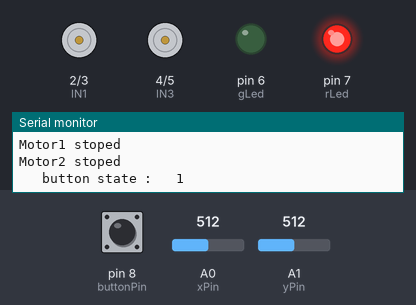
Recording of a sketch running on a simulated Arduino Uno, built with avr-gcc and run on an emulated ATmega328P. Shown: motor-driver pin pairs drawn as motors (green arrow = first pin HIGH = forward, orange = second pin HIGH = backward, longer = more drive, scaled by the enable pin), output pins drawn as LEDs (lit = HIGH), the last lines printed to the serial monitor. Dashed ring = blinking. The inputs (shaded band) are chosen by the test bench; at power-on: pin 8 (buttonPin) HIGH, A0 (xPin) = 512, A1 (yPin) = 512.

Above: at 1.2 s.
1.3 s: pin 8 (buttonPin) pulled LOW for 1 s
At 1.73 s:
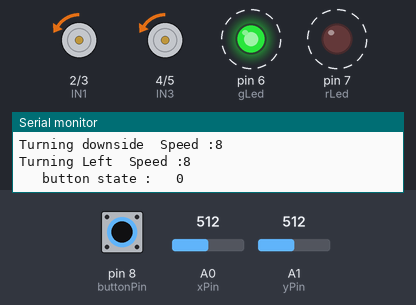
3.8 s: pin 8 (buttonPin) pulled LOW for 0.15 s
At 5.1 s:
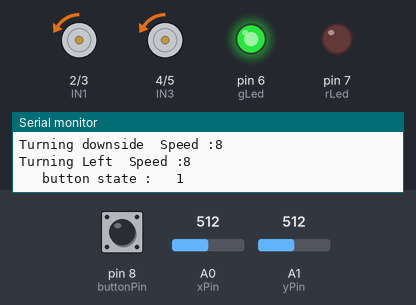
6.9 s: A0 (xPin) set to 500
At 7.9 s:
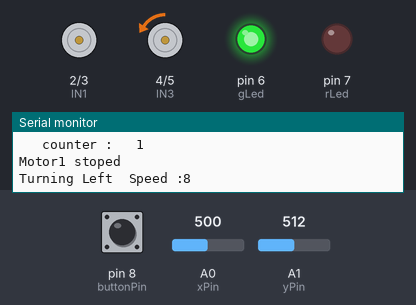
8.4 s: A1 (yPin) set to 490
At 9.7 s:
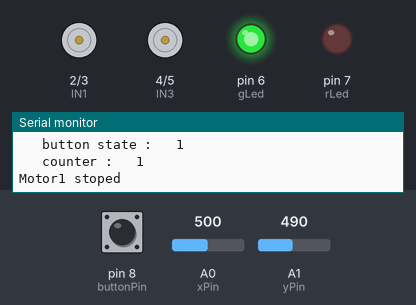
10.0 s: A0 (xPin) set to 511
At 11.2 s:
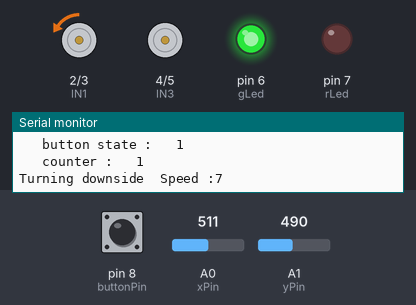
11.5 s: A1 (yPin) set to 480
At 12.7 s:
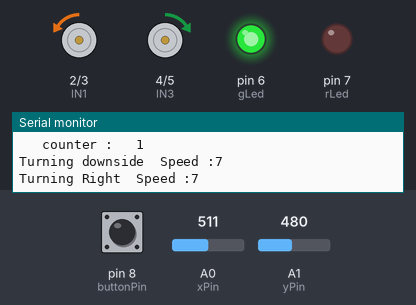
Timing chart, 0 to 14.1 s (numbered marks = the images above; inputs shaded):
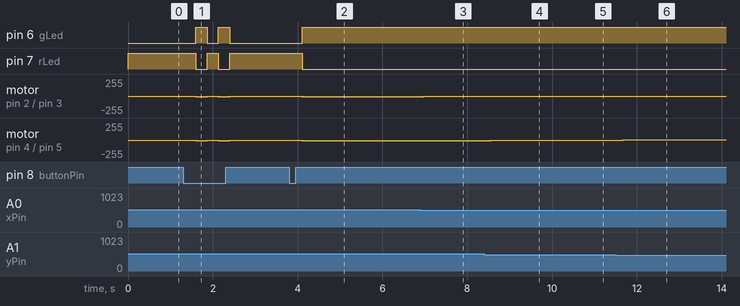

The sketch:

joystickandmotor.ino
```cpp
#define xPin A0
#define yPin A1
#define buttonPin 8
#define gLed 6
#define rLed 7

const int IN1 = 2;
const int IN2 = 3;
const int IN3 = 4;
const int IN4 = 5;
const int ENA = 9;
const int ENB = 10;

int xPosition;
int yPosition;
int buttonState;
int counter = 0;

void setup() {
  Serial.begin(9600);
  pinMode(xPin, INPUT);
  pinMode(yPin, INPUT);
  pinMode(buttonPin, INPUT_PULLUP);

  pinMode(IN1, OUTPUT);
  pinMode(IN2, OUTPUT);
  pinMode(IN3, OUTPUT);
  pinMode(IN4, OUTPUT);
  pinMode(ENA, OUTPUT);
  pinMode(ENB, OUTPUT);
  pinMode(gLed, OUTPUT);
  pinMode(rLed, OUTPUT);
}

void loop() {
  xPosition = analogRead(xPin);
  yPosition = analogRead(yPin);
  buttonState = digitalRead(buttonPin);
  Serial.print("\t button state : \t");
  Serial.println(buttonState);
  if (buttonState == 0) {
    counter++;
    delay(250);
    if (counter > 1) {
      counter = 0;
    }
  }
  Serial.print("\t counter : \t");
  Serial.println(counter);
  if (counter == 1) {
    digitalWrite(rLed, LOW);
    digitalWrite(gLed, HIGH);
  } else {
    digitalWrite(rLed, HIGH);
    digitalWrite(gLed, LOW);
  }
  //first motor's codes
  if (counter == 1 && xPosition < 490) {
    Serial.print("Turning upside");
    Serial.print("\t");
    Serial.print("Speed :");
    int turnUp = map(xPosition, 495, 0, 0, 255);
    Serial.println(turnUp);
    analogWrite(ENA, turnUp);
    digitalWrite(IN1, HIGH);  //MOTOR1 UP
    digitalWrite(IN2, LOW);   //MOTOR1 UP
    delay(100);
  } else if (counter == 1 && xPosition > 500) {
    Serial.print("Turning downside");
    Serial.print("\t");
    Serial.print("Speed :");
    int turnDown = map(xPosition, 495, 1023, 0, 255);
    Serial.println(turnDown);
    analogWrite(ENA, turnDown);
    digitalWrite(IN1, LOW);
    digitalWrite(IN2, HIGH);
  } else {
    Serial.println("Motor1 stoped");
    digitalWrite(IN1, LOW);
    digitalWrite(IN2, LOW);
  }
  //second motor's codes
  if (counter == 1 && yPosition < 490) {
    Serial.print("Turning Right");
    Serial.print("\t");
    Serial.print("Speed :");
    int turnRight = map(yPosition, 495, 0, 0, 255);
    Serial.println(turnRight);
    analogWrite(ENB, turnRight);
    digitalWrite(IN3, HIGH);  //MOTOR2 R
    digitalWrite(IN4, LOW);   //MOTOR2 R
    delay(100);
  } else if (counter == 1 && yPosition > 500) {
    Serial.print("Turning Left");
    Serial.print("\t");
    Serial.print("Speed :");
    int turnLeft = map(yPosition, 495, 1023, 0, 255);
    Serial.println(turnLeft);
    analogWrite(ENB, turnLeft);
    digitalWrite(IN3, LOW);
    digitalWrite(IN4, HIGH);
  } else {
    Serial.println("Motor2 stoped");
    digitalWrite(IN3, LOW);
    digitalWrite(IN4, LOW);
  }
}
```

Measured:
- after the input at 1.3 s, pin 6 (gLed): alternates HIGH for 0.27 s and LOW for 0.25 s, 4 changes in all, then stays LOW, starting after 0.30 s; pin 7 (rLed): alternates HIGH for 0.25 s and LOW for 0.27 s, 4 changes in all, then stays HIGH, starting after 0.30 s
- after the input at 3.8 s, pin 6 (gLed): LOW → HIGH after 0.31 s; pin 7 (rLed): HIGH → LOW after 0.31 s; motor on pin 2 (IN1) / pin 3 (IN2), motor on pin 4 (IN3) / pin 5 (IN4): stopped → backward 8/255 after 0.31 s
- after the input at 6.9 s, motor on pin 2 (IN1) / pin 3 (IN2): backward 8/255 → stopped after 0.07 s
- after the input at 8.4 s, motor on pin 4 (IN3) / pin 5 (IN4): backward 8/255 → stopped after 0.15 s
- after the input at 10.0 s, motor on pin 2 (IN1) / pin 3 (IN2): stopped → backward 7/255 after 0.08 s
- after the input at 11.5 s, motor on pin 4 (IN3) / pin 5 (IN4): stopped → forward 7/255 after 0.16 s
